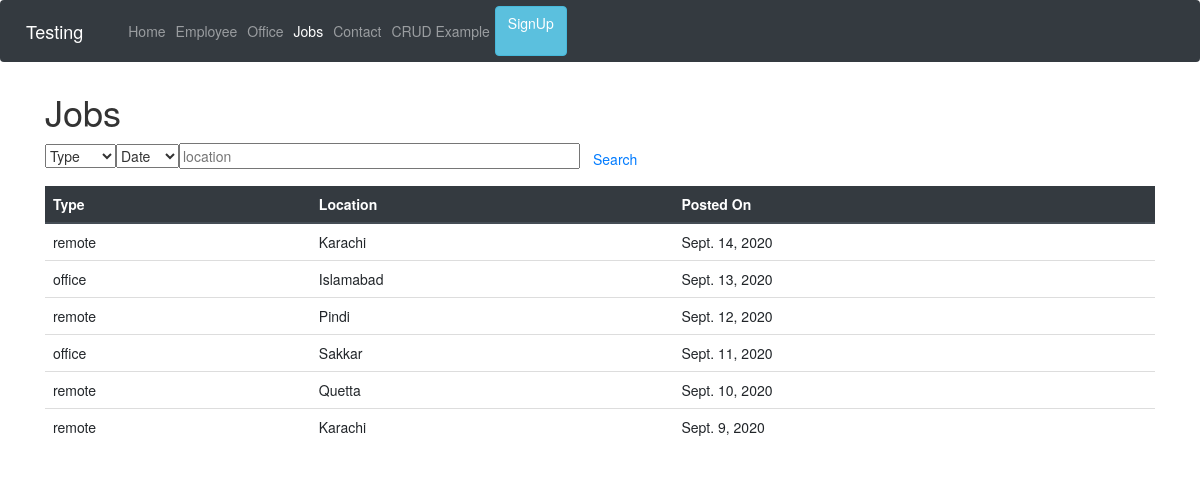
Screenshot of /job with the database file from the repository.
### modelform/models.py (models this page shows, shortened)
class Jobs(models.Model):
    JOB_TYPES = [('remote', '1'),('office', '2')]
    job_type = models.CharField(max_length=10, choices=JOB_TYPES, default='office')
    posted_on = models.DateField()
    location = models.CharField(max_length=50)

### modelform/views.py (the view)
# urls.py: path('job', views.job_list, name="Jobs"),
def job_list(request):
    list  = Jobs.objects.all()
    return render(request, 'modelform/jobs.html', {'list': list})

### modelform/templates/modelform/jobs.html (shortened to what this page needs)
{% extends 'base.html' %}
{% block jobactive %} active {% endblock %}
{% block body %}
<div class="container">
<h1>Jobs</h1>
</div>
<div class="container">
<div class="input-group">
    <select onchange="job_type(this.value)">
        <option value="" selected disabled>Type</option>
    </select>
    <select onchange="sort_jobs(this.value)">
        <option value="" selected disabled>Date</option>
    </select>
<input type="text" id="location" size="50" placeholder="location">
<button class="btn btn-outline-primary" onclick="find_location();">Search</button>
</div>
</div>
<div class="container">
    <table id="myTable" class="table">
        <thead class="thead-dark">
            <tr>
            <th>Type</th>
            <th>Location</th>
            <th>Posted On</th>
            </tr>
        </thead>
        <tbody>
            {% for l in list %}
            <tr>
                <td>{{l.job_type}}</td>
                <td>{{l.location}}</td>
                <td>{{l.posted_on}}</td>
            </tr>
            {% endfor %}
        </tbody>
    </table>
</div>
{% endblock %}

### modelform/templates/base.html (shortened to what this page needs)
<!doctype html>
<html lang="en">
{% load static %}
  <head>
    <link rel="stylesheet" href="https://stackpath.bootstrapcdn.com/bootstrap/4.5.2/css/bootstrap.min.css">
    <link rel="stylesheet" href="https://maxcdn.bootstrapcdn.com/bootstrap/3.3.7/css/bootstrap.min.css">
  </head>
  <body>
    <nav class="navbar navbar-expand-lg navbar-dark bg-dark">
  <a class="navbar-brand" href="/">Testing</a>
  <div class="collapse navbar-collapse" id="navbarNavDropdown">
    <ul class="navbar-nav">
      <li class="nav-item {% block homeactive %}{% endblock %}">
        <a class="nav-link" href="/">Home <span class="sr-only">(current)</span></a>
      </li>
      <li class="nav-item {% block employeeactive %}{% endblock %}">
        <a class="nav-link" href="/employee">Employee</a>
      </li>
      <li class="nav-item {% block officeactive %}{% endblock %}">
        <a class="nav-link" href="/office">Office</a>
      </li>
      <li class="nav-item {% block jobactive %}{% endblock %}">
        <a class="nav-link" href="/job">Jobs</a>
      </li>
      <li class="nav-item {% block contactactive %}{% endblock %}">
        <a class="nav-link" href="/contact">Contact</a>
      </li>
      <li class="nav-item {% block crudactive %}{% endblock %}">
        <a class="nav-link" href="/crud">CRUD Example</a>
      </li>
      <a class="btn btn-info" href="/signup" role="button">SignUp</a>
    </ul>
  </div>
</nav>
    {% block body %}{% endblock %}
  </body>
</html>

### modelform/templates/modelform/jobs.html (style rules this page uses)
h1 { margin-top:10px; }
.input-group { margin-bottom: 10px; }

### rows the page displays
Jobs: job_type "remote", location "Karachi", posted_on "Sept. 14, 2020"
Jobs: job_type "office", location "Islamabad", posted_on "Sept. 13, 2020"
Jobs: job_type "remote", location "Pindi", posted_on "Sept. 12, 2020"
Jobs: job_type "office", location "Sakkar", posted_on "Sept. 11, 2020"
Jobs: job_type "remote", location "Quetta", posted_on "Sept. 10, 2020"
Jobs: job_type "remote", location "Karachi", posted_on "Sept. 9, 2020"
